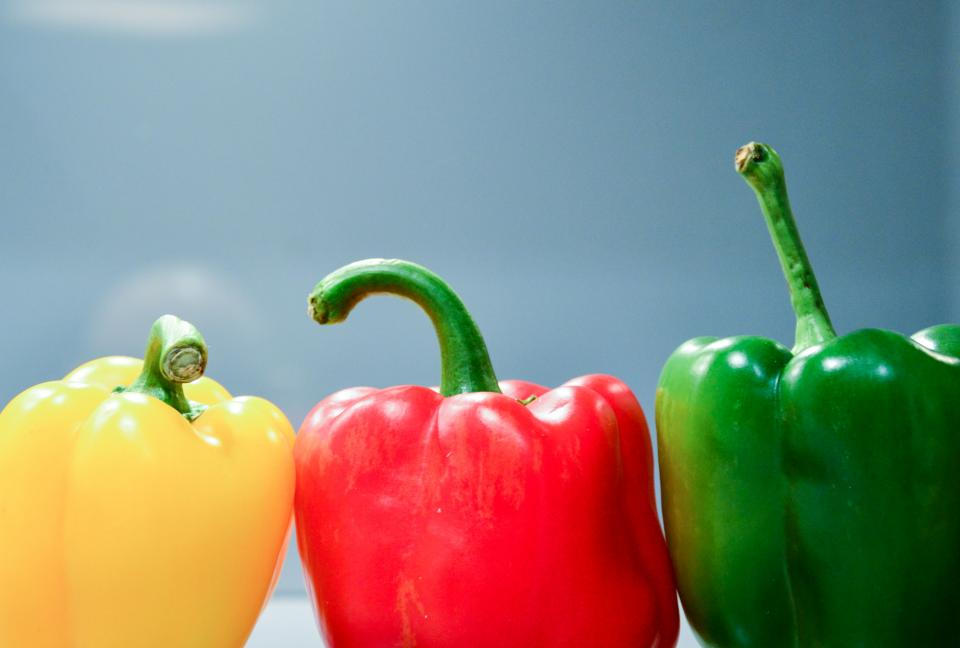
#> input picture OpenCV/Images/capsicum.jpg, 960 x 648 px
$ jupyter execute SplitMergeChannels.ipynb   (shell and % lines are left out)
#> lines starting #> are read from the running program, lines starting #| are printed output that depends on the picture
# Splitting and Merging channels

**Objective:** For a given image, split the channels and show. Also, merge and display them as well.

## Read the Image

[cell 1]
import cv2
import numpy as np

import matplotlib.pyplot as plt

[cell 2]
print('Numpy : ', np.__version__)
print('CV    : ', cv2.__version__)

[cell 3]
img = cv2.imread('./Images/capsicum.jpg')
#> img is the input picture: shape (648, 960, 3); mean B, G, R 121.7, 135.9, 138.8

# BGR to RGB format
img = cv2.cvtColor(img, cv2.COLOR_BGR2RGB)

[cell 4]
img.shape
#> Out = (648, 960, 3)

[cell 5]
type(img)

[cell 6]
plt.imshow(img)
plt.show()

## Split the image

[cell 7]
# note that the image is already converted in RGB format
[R, G, B] = cv2.split(img)
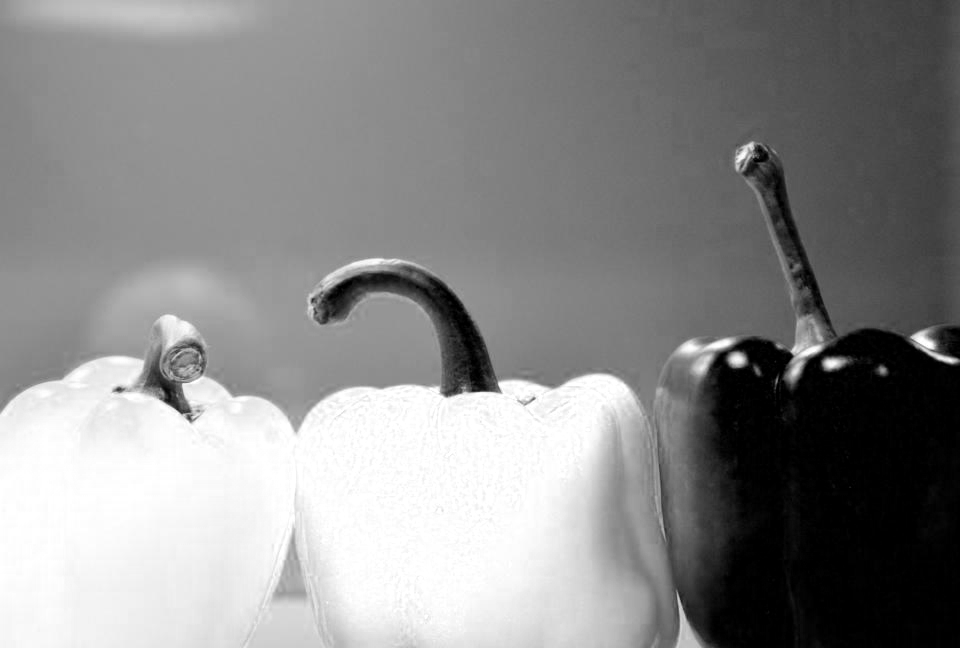
#> R: shape (648, 960); min 0, max 255, mean 138.8
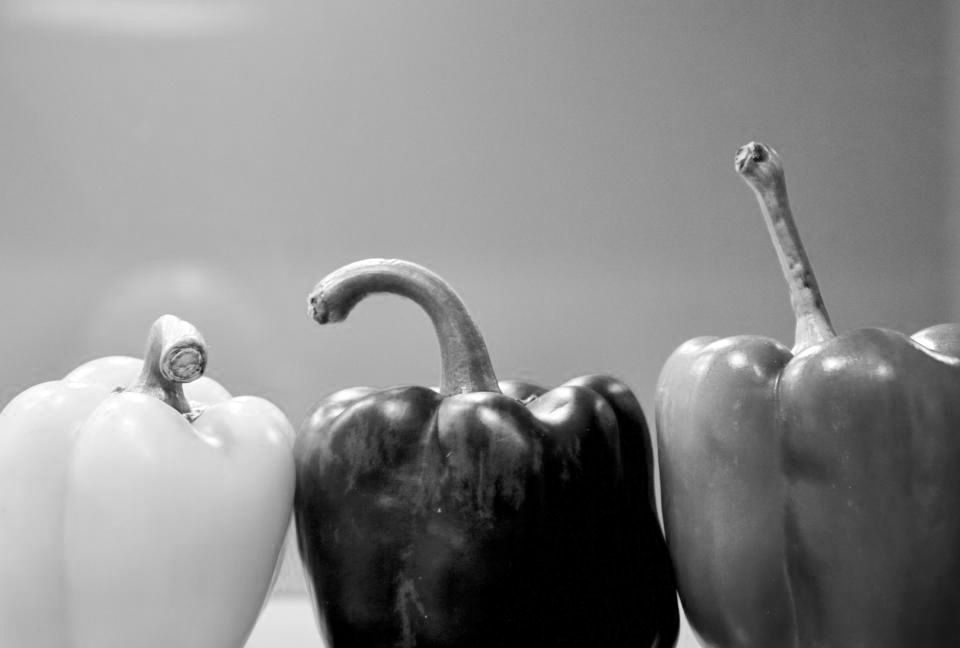
#> G: shape (648, 960); min 0, max 255, mean 135.9
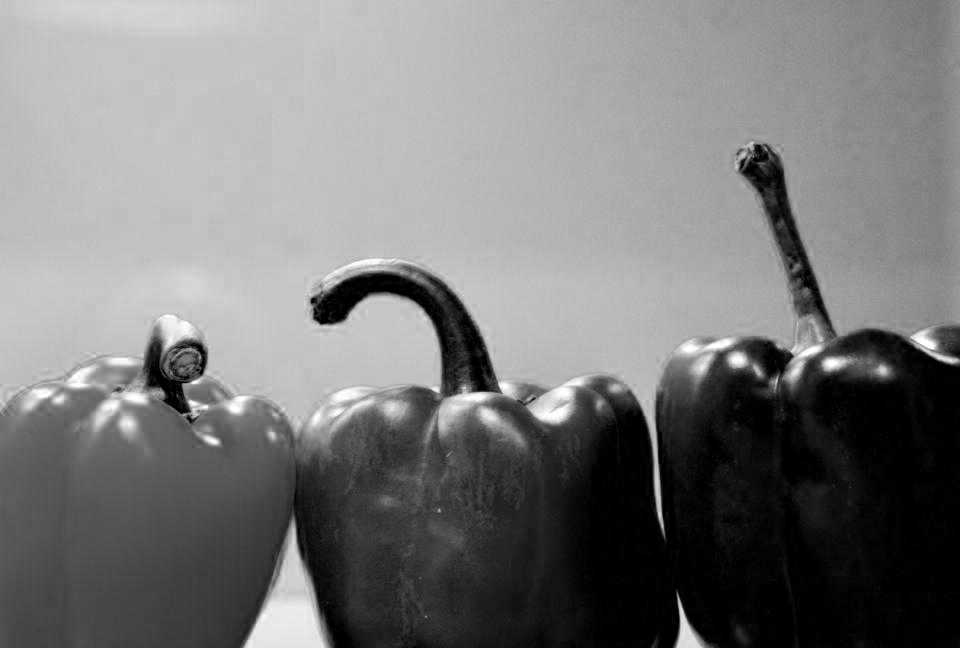
#> B: shape (648, 960); min 0, max 255, mean 121.7

[cell 8]
type(R)

[cell 9]
R.shape
#> Out = (648, 960)

[cell 10]
G.shape
#> Out = (648, 960)

## Show image using subplot()

[cell 11]
# show the different channels

# row, column, index
plt.subplot(1,3,1)
plt.imshow(R)
plt.title('Red')

# second fig
plt.subplot(1,3,2)
plt.imshow(G)
plt.title('Green')

# third figure
plt.subplot(1,3,3)
plt.imshow(B)
plt.title('Blue')

plt.tight_layout()
plt.show()
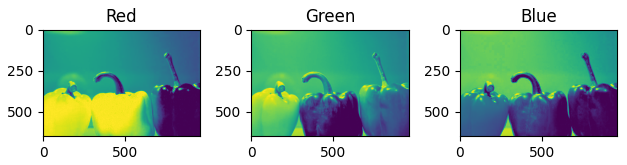
#> figure drawn by matplotlib, 3 panels

## Show Image using subplots()

[cell 12]
f, axes = plt.subplots(1,3, figsize=(12,5))
#axes[0].imshow(cv2.merge[R,0,0])
axes[0].imshow(R)
axes[1].imshow(G)
axes[2].imshow(B)
f.suptitle('Splitting of channels')
plt.show()

[cell 13]
zeros = np.zeros(R.shape, dtype='uint8')

[cell 14]
zeros.shape
#> Out = (648, 960)

[cell 15]
img.shape
#> Out = (648, 960, 3)

[cell 16]
img.shape[:2]
#> Out = (648, 960)

[cell 17]
type(zeros)

[cell 18]
zeros

[cell 19]
f, axes = plt.subplots(1,3, figsize=(12,5))
axes[0].imshow(cv2.merge([R,zeros,zeros]))
axes[0].title.set_text('Red')

axes[1].imshow(cv2.merge([zeros,G, zeros]))
axes[1].title.set_text('Green')

axes[2].imshow(cv2.merge([zeros, zeros,B]))
axes[2].title.set_text('Blue')
plt.show()
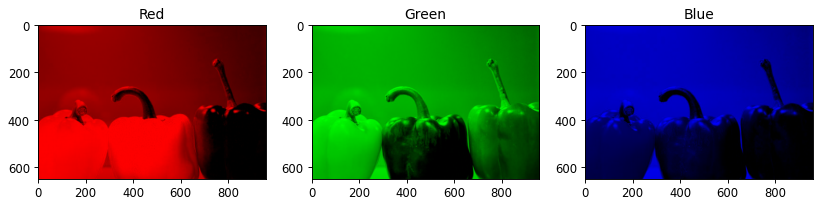
#> figure drawn by matplotlib, 3 panels

$ run again, with OpenCV/Images/boy.jpg copied over OpenCV/Images/capsicum.jpg
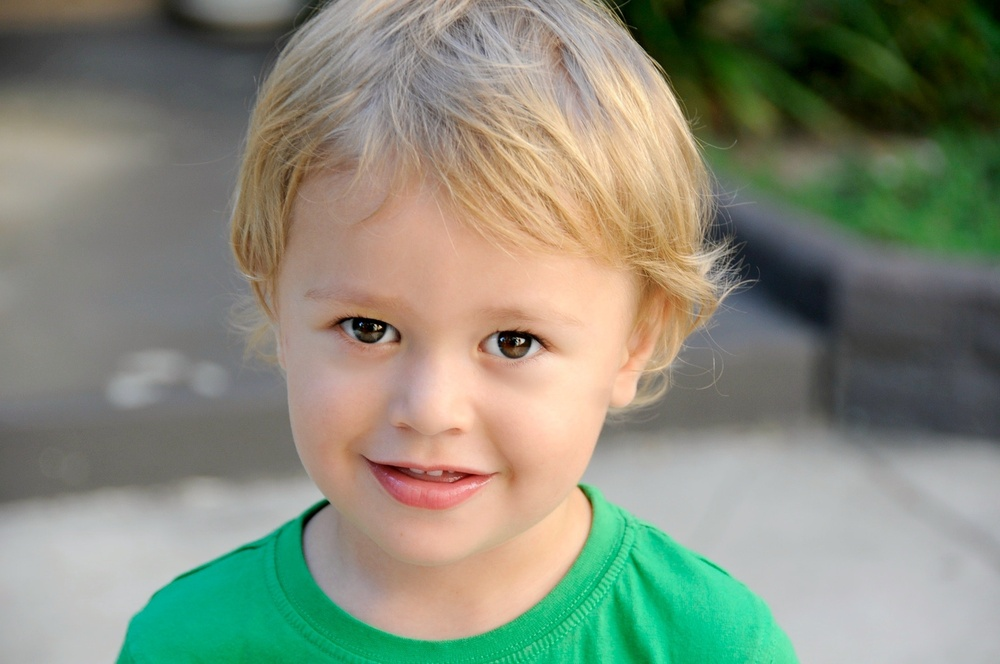
#> input picture OpenCV/Images/boy.jpg, 1000 x 664 px, shrunk from 2144 x 1424 before the run
#> img is the input picture: shape (664, 1000, 3); mean B, G, R 121.2, 138.8, 133.6
#> `[R, G, B] = cv2.split(img)`:
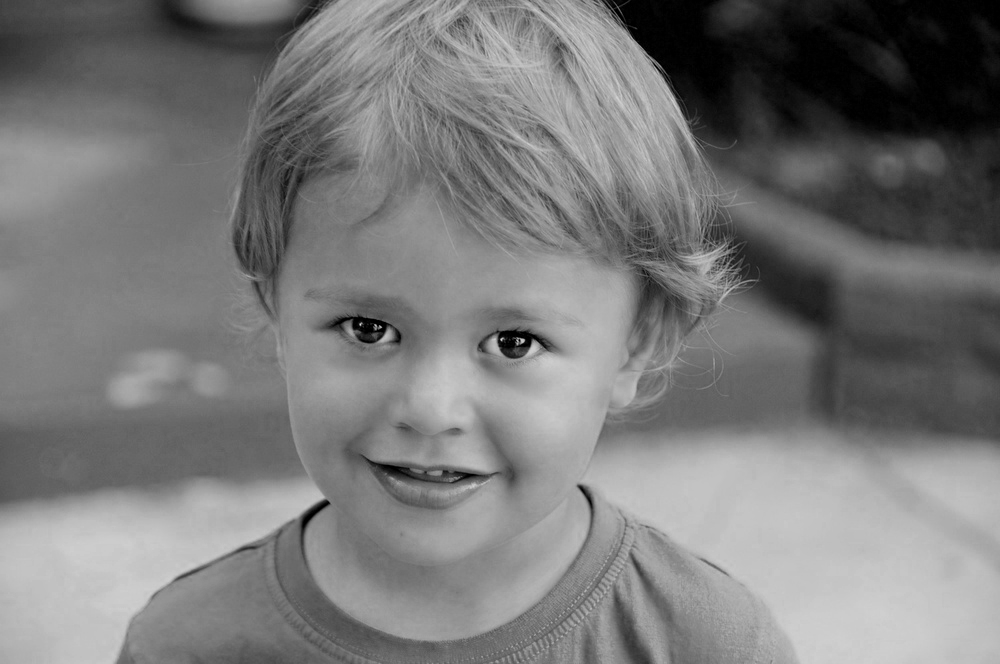
#> B: shape (664, 1000); min 0, max 219, mean 121.2
#> `plt.show()`:
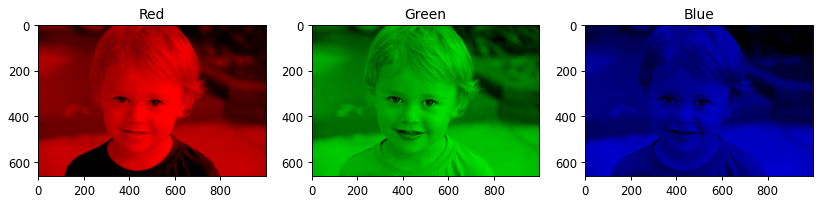
#> figure drawn by matplotlib, 3 panels
